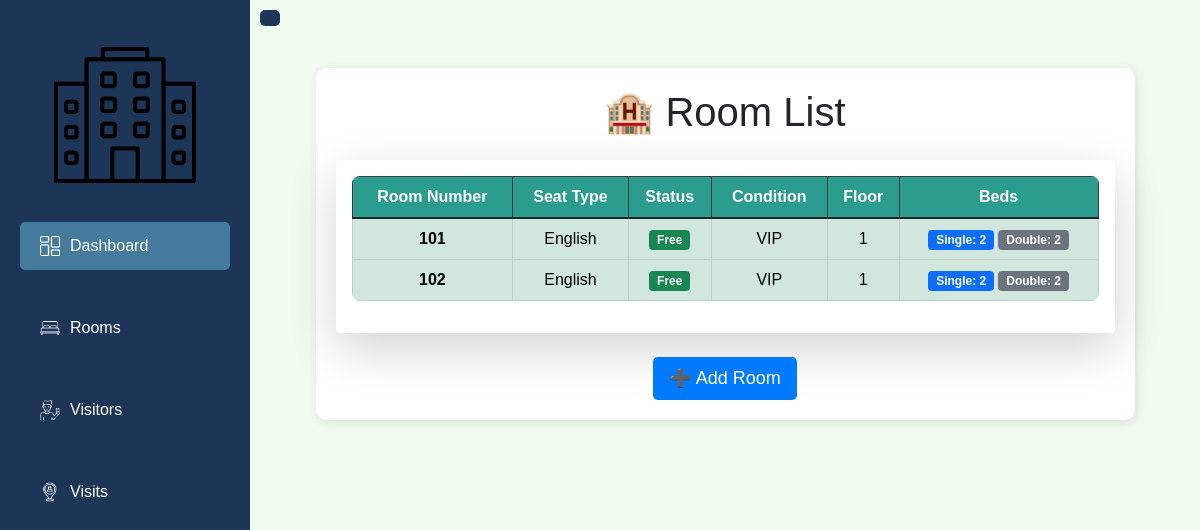
Page /rooms/rooms on the committed database.
### models.py (models this page shows)
class Room(db.Model):
    id = db.Column(db.Integer, primary_key=True)
    room_number = db.Column(db.String(50), unique=True, nullable=False)
    washroom_seat_type = db.Column(db.String(10), nullable=False)  # English or Indian
    floor_number = db.Column(db.String(50), nullable=False)
    condition = db.Column(db.String(50), nullable=False)
    single_bed = db.Column(db.Integer, nullable=False)
    double_bed = db.Column(db.Integer, nullable=False)
    status = db.Column(db.Enum(RoomStatus), nullable=False)  # Changed to Enum
    visitors = db.relationship('Visitor', back_populates='room')

### routes/rooms.py (the view)
@rooms_bp.route('/rooms')
def view_rooms():
    rooms = Room.query.all()
    return render_template('rooms.html', rooms=rooms)

### templates/rooms.html (shortened to what this page needs)
{% extends 'base.html' %}
{% block content %}
<div class="container mt-5">
    <h1 class="text-center mb-4">🏨 Room List</h1>
    <div class="table-responsive shadow-lg p-3 bg-white rounded">
        <table class="table table-bordered table-hover align-middle">
            <thead class="table-dark">
                <tr class="text-center">
                    <th>Room Number</th>
                    <th>Seat Type</th>
                    <th>Status</th>
                    <th>Condition</th>
                    <th>Floor</th>
                    <th>Beds</th>
                </tr>
            </thead>
            <tbody>
                {% for room in rooms %}
                <tr class="text-center {% if room.status.value == 'BOOKED' %}table-danger{% else %}table-success{% endif %}">
                    <td><strong>{{ room.room_number }}</strong></td>
                    <td>{{ room.washroom_seat_type }}</td>
                    <td>
                        <span class="badge {% if room.status.value == 'BOOKED' %}bg-danger{% else %}bg-success{% endif %}">
                            {{ room.status.value }}
                        </span>
                    </td>
                    <td>{{ room.condition }}</td>
                    <td>{{ room.floor_number }}</td>
                    <td>
                        <span class="badge bg-primary">Single: {{ room.single_bed }}</span>
                        <span class="badge bg-secondary">Double: {{ room.double_bed }}</span>
                    </td>
                </tr>
                {% endfor %}
            </tbody>
        </table>
    </div>
    <div class="text-center mt-4">
        <a href="{{ url_for('rooms.add_room') }}" class="btn btn-primary btn-lg">
            ➕ Add Room
        </a>
    </div>
</div>
{% endblock %}

### static/styles.css (style rules this page uses)
body { font-family: 'Arial', sans-serif; background-color: #f4f4f4; margin: 0; display: flex; flex-direction: row; min-height: 100vh; }
.container { max-width: 90%; background: white; padding: 20px; border-radius: 10px; box-shadow: 2px 2px 10px rgba(0, 0, 0, 0.1); }
.table { border-radius: 8px; overflow: hidden; }
.table th { background-color: #2a9d8f; color: white; }
.btn-primary { background-color: #007bff; border: none; font-size: 18px; }

### templates/base.html (style rules this page uses)
body { font-family: Arial, sans-serif; margin: 0; padding: 0; display: flex; height: 100vh; overflow: hidden; }

### rows in the picture
Room: room_number "101", washroom_seat_type "English", status.value "Free", condition "VIP", floor_number "1", single_bed "2", double_bed "2"
Room: room_number "102", washroom_seat_type "English", status.value "Free", condition "VIP", floor_number "1", single_bed "2", double_bed "2"
